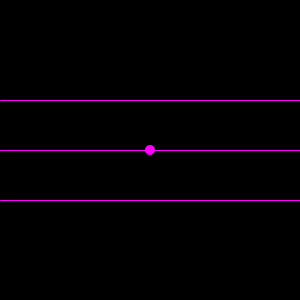
Frame 1 (no input)
Frame 60 (the mouse pressed at the canvas centre just before this capture): identical to frame 1, image omitted
Frame 120 (the mouse held since frame 60 and released just before this capture): identical to frame 1, image omitted

The Processing sketch that drew this single still picture (run headless with seeded random() and noise(); from frame 60 on, the mouse is pressed at the canvas centre):

// Processing sketch: Spider_game
// ── Spider_game.pde
public Chara frisk = new Chara();
boolean[] keys = new boolean[128];
///Setup///
void setup()
{
  size(300,300);
  background(0);
}

///Draw///
void draw()
{
  background(0);
  drawLines();
  frisk.drawChara();
  if(keys['a'] == true) frisk.moveLeft();
  if(keys['d'] == true) frisk.moveRight();
  
}

///DrawLines///
public void drawLines()
{
  stroke(#FF00FF);
  line(0,100,300,100);
  line(0,150,300,150);
  line(0,200,300,200);
}

///keyPressed///
void keyPressed()
{
  keys[key] = true;
  if(keys['w'] == true) frisk.moveY(-1);
  if(keys['s'] == true) frisk.moveY(1);
}

///keyReleased///
void keyReleased(){
  keys[key] = false;
}

// ── Character.pde
public class Chara{
  int x = 150;
  int string = 1;
  int HP = 20;
  public Chara(){}
  
  ///DrawChara///
  
  public void drawChara(){
   fill(#FF00FF); 
   noStroke();
   ellipse(x, string*50+100,10,10);
  }
  
  ///Movement///
  public void moveLeft()
  {
    x--;
    if(x<5) x++;
  }
  public void moveRight()
  {
    x++;
    if(x>295) x--;
  }
  public void moveY(int i)
  {
    string += i; 
    if(string<0||string>2)
    string -= i;
  }
  
  ///HP///
  public void damage(int i)
  {
   HP -= i; 
  }
  public void heal(int i){}
}
